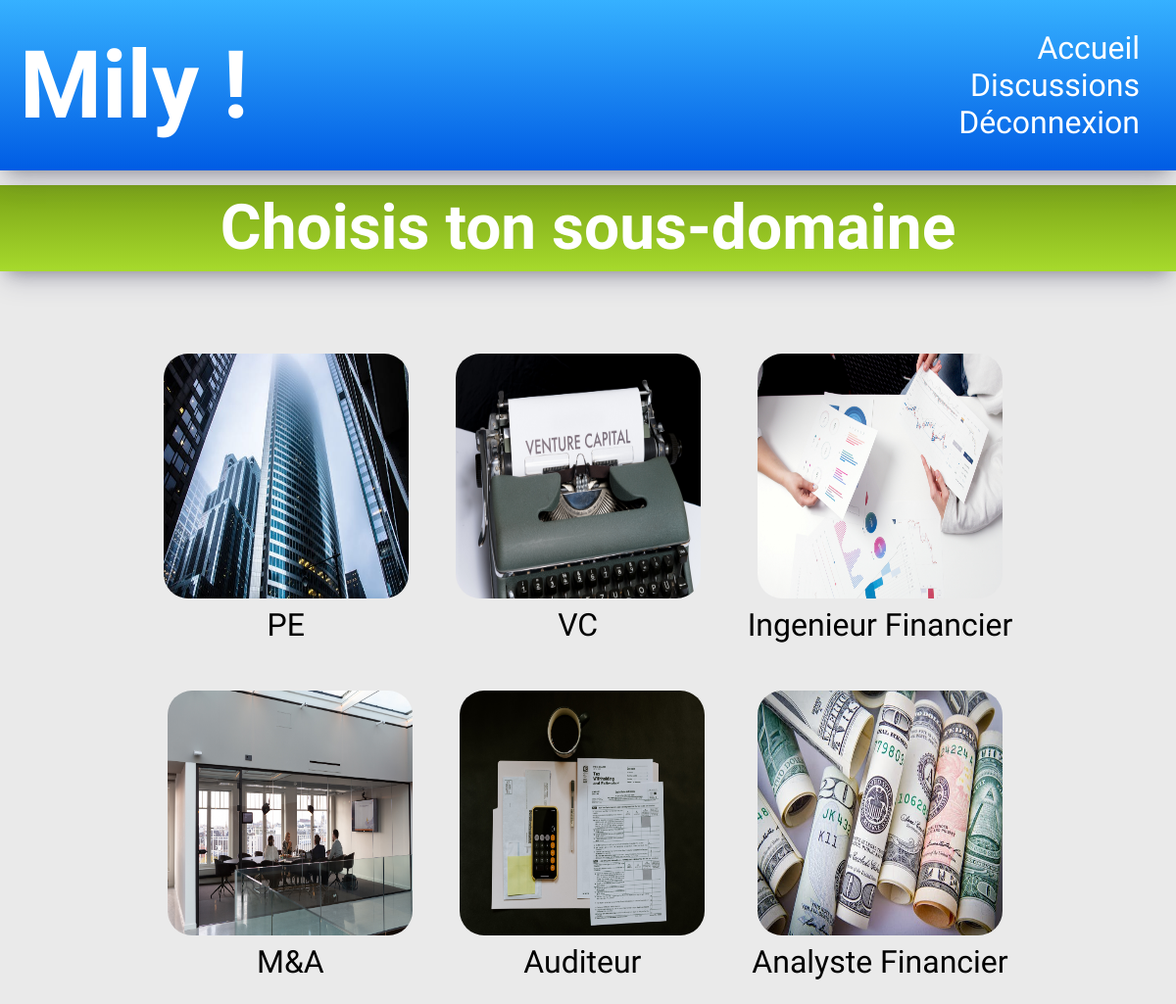
The page /domaine/domaineSelect.php?domaine=finance (signed in) on the database its author committed.
### tables this page shows
CREATE TABLE `sous_domaines` (
  `id` int(11) NOT NULL,
  `id_domaine` int(11) NOT NULL,
  `nom` varchar(255) NOT NULL,
  `competences_necessaires` text,
  `taches_quotidiennes` text,
  `description_metier` text NOT NULL,
  `differences_avec` text NOT NULL,
  `quoi_retenir` text NOT NULL
);

### domaine/domaineSelect.php (the view, shortened to what this page needs)
<!DOCTYPE html>
<head>
    <link href="styledomaine.css" rel="stylesheet">
    <?php include_once("../header.php");
    generate_header(1) ?>
<div class="subheader">
  <h1> Choisis ton sous-domaine </h1>
</div>
<?php
if (isset($_GET['domaine'])){
    include_once('../bd_connect.php');
    $query = "SELECT sous_domaines.nom FROM `sous_domaines`
            JOIN domaines ON sous_domaines.id_domaine = domaines.id_domaine
            WHERE domaines.nom_domaine LIKE '".$_GET['domaine']."'";
    $result = mysqli_query($conn, $query);
    echo '
            <div class="container_domaine">';
    while ($row = mysqli_fetch_row($result)){
      echo "<div class='label-wrapper'>";
        echo "<a href = \"sousDomaineSelect.php?sous_domaine=".$row[0]."\">";
        echo "<img class='image_domaine' src='img/".$row[0].".jpg'></img>";
        echo "</a>";
      echo "<div>".$row[0]."</div></div>";
    }
    echo
    "</div>";
}
else{
    header("Location : DecSoiMemeDom.html");
}
?>

### header.php (shortened to what this page needs)
<!DOCTYPE html>
<?php
function generate_header($n){
    $ref = array('0' => array("Accueil","home.php"),'1'=> array("Discussions","discussion/discussion.php"),'2' => array("Déconnexion","index.php"));
    echo    '<head>
                <meta name="viewport" content="width=device-width, initial-scale=1.0">
                <meta charset="utf-8">
                <link rel="stylesheet" href="'.include_back_root($n).'mainStyle.css" >
                <link rel="preconnect" href="https://fonts.googleapis.com">
                <link rel="preconnect" href="https://fonts.gstatic.com" crossorigin>
                <link href="https://fonts.googleapis.com/css2?family=Manrope&display=swap" rel="stylesheet">
                <link rel="preconnect" href="https://fonts.googleapis.com">
                <link rel="preconnect" href="https://fonts.gstatic.com" crossorigin>
                <link href="https://fonts.googleapis.com/css2?family=Baloo+2:wght@800&display=swap" rel="stylesheet">
            </head>';
    echo    '<header>
                <div>
                    <h1> Mily !</h1>
                </div>
                <div class="droite">
                    <ul style="list-style:none;margin:0">';
    for ($j = 0; $j<3; $j++){
        $data = $ref[strval($j)];
        echo            '<li>
                            <a href="'.include_back_root($n).$data[1].'" class="lien">'.$data[0].' </a>
                        </li>';
        }
    echo '          </ul>
                </div>
            </header>';
    }
function include_back_root($n){
    $str = '';
    for ($k = 0; $k<$n; $k++){
        $str .= '../';
    }
    return $str;
}
?>

### domaine/styledomaine.css (style rules this page uses)
.label-wrapper { font-family: 'Baloo 2', sans-serif; color: black; align-items: center; margin: 2%; text-align: center; }
.label-wrapper img { width: 250px; height: 250px; padding: 0; cursor: pointer; border-radius: 10%; }
.container_domaine { font-family: 'Baloo 2', sans-serif; color: black; display: flex; flex-direction: column; align-items: center; justify-content: center; margin-top : 5%; }
@media (orientation: landscape) { .container_domaine { font-family: 'Baloo 2', sans-serif; color: black; display: flex; flex-direction: row; align-items: center; justify-content: center; flex-wrap: wrap; margin-top : 5%; } }

### mainStyle.css (style rules this page uses)
* { margin: 0; }
a { text-decoration: none; color: #ffffff; }
header { display: flex; flex-direction: row; position: sticky; bottom: 0; align-items: center; width: 100%; background: linear-gradient(#36B1FF, #005CE4); box-shadow: rgba(50, 50, 93, 0.25) 0px 13px 27px -5px, rgba(0, 0, 0, 0.3) 0px 8px 16px -8px; }
header a { color: #ffffff; text-decoration: none; padding: 7px; border-radius: 20px; }
header h1 { color: #ffffff; font-family: 'Baloo 2', sans-serif; padding:20px; font-size: 2em; margin: 0; }
@media (orientation: landscape) { header h1 { font-size: 3em; } }
header .droite { margin-left: auto; text-align: end; padding: 30px; }
.subheader { background: linear-gradient(#7AA317, #A7DA2C); box-shadow: rgba(50, 50, 93, 0.25) 0px 13px 27px -5px, rgba(0, 0, 0, 0.3) 0px 8px 16px -8px; min-height: 40px; margin-top: 15px; margin-bottom: 15px; }
.subheader h1 { display: flex; justify-content: center; align-content: center; flex-wrap: wrap; flex-direction: column; color: #ffffff; padding:12px; line-height: 1; font-size: 1em; }
@media (orientation: landscape) { .subheader { font-size: 2em; } }
li a { text-decoration-line: none; }

### rows shown on the page
sous_domaines: shows a picture, nom "PE"
sous_domaines: shows a picture, nom "VC"
sous_domaines: nom (picture), nom "Ingenieur Financier"
sous_domaines: shows a picture, nom "M&A"
sous_domaines: nom (picture), nom "Auditeur"
sous_domaines: nom (picture), nom "Analyste Financier"

### other values the page prints
$data[0] "Accueil"
$data[0] "Discussions"
$data[0] "Déconnexion"
